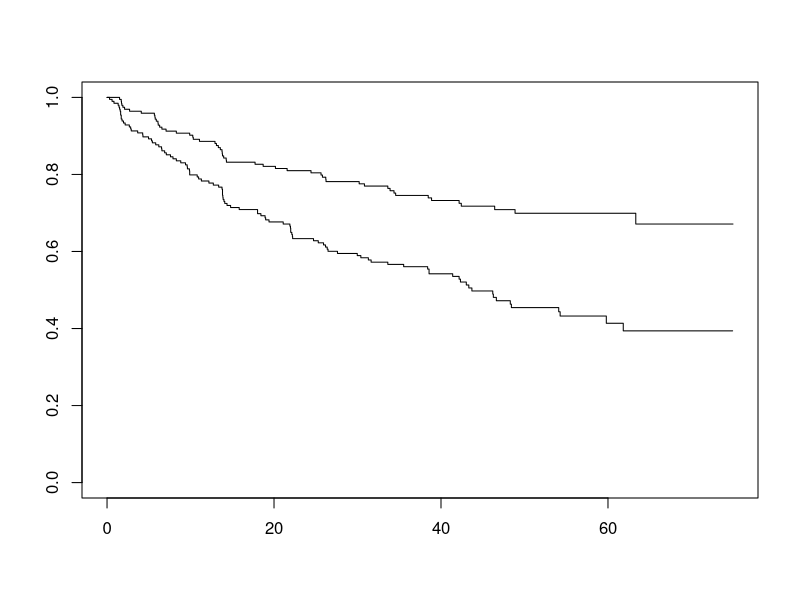
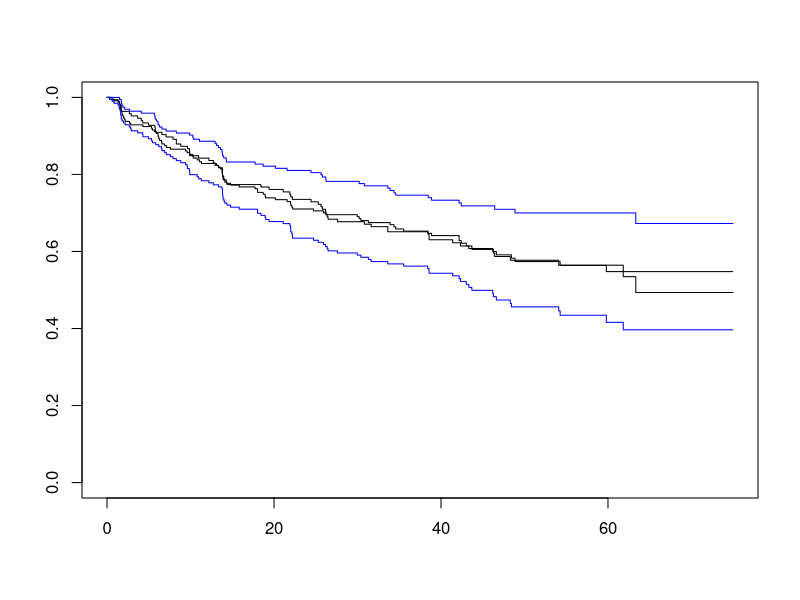

These charts were generated, in order, by the following R code: (Note: this script raises an error after producing the figures.)


library(survival)
library(gtools)
library(survMisc)
data <- survival::diabetic

# Kategoryzacja AGE
data$Age_cat=quantcut(data$age,q=4)
summary(data)

km = survfit(Surv(time, status) ~ trt, conf.type="plain", data=diabetic) # estymator KM
summary(km)
plot(km)

test.1=survdiff(Surv(time, status) ~ trt, data=diabetic, rho=1) # test Peto i Peto
test.1 # wniosek: zmienna inst nie jest istotnym predyktorem (na poziomie istotnosci alfa=0,05)
test.1=survdiff(Surv(time, status) ~ trt, rho=0, data=diabetic) # test log-rank
test.1

km = survfit(Surv(time, status) ~ laser, conf.type="plain", data=diabetic) # estymator KM
summary(km)
plot(km)

#estymator Nelsona-Aalena
Nels=survfit(Surv(time, status) ~ trt, conf.type ="log-log", type="fleming-harrington",data=diabetic) # estymator NA
summary(Nels)
lines(Nels,col="blue")
Nels2=survfit(Surv(time,cens) ~ 1, conf.type ="plain", type="fleming-harrington",data=diabetic) # estymator NA
lines(Nels2,col="grey")

#Test dla zmiennej laser. Widac, ze wartosc p jest wysoka. Zmienne nie sa rozne i nie wplywa na dlugosc zycia.
test.1=survdiff(Surv(time, status) ~ laser, data=diabetic, rho=1) # test Peto i Peto
test.1 # wniosek: zmienna inst nie jest istotnym predyktorem (na poziomie istotnoÅci alfa=0,05)
test.1=survdiff(Surv(time, status) ~ laser, rho=0, data=diabetic) # test log-rank
test.1

# To powyzej powtarzyc dla wszystkich predyktorow

#library(survMisc) # zbior testÃow dla roznych wag
t1=survfit(Surv(time, status) ~ trt,data=diabetic)
comp(ten(t1),p=c(0,1,1,0.5,0.5),q=c(1,0,1,0.5,2)) # roz¼ne wagi w testach Fleminga-Harringtona
# jako druga lista w przypadku zmiennej dychotomicznej sÄ wyÅwietlane testy Renyi
#kategoryzacja zmiennej wedÅug kwantyli i porÃ³wnywanie krzywych przeÅ¼ycia dla grup kwartylowych
t2 = ten(t1)
comp(t2,p=c(0,1,1,0.5,0.5),q=c(1,0,1,0.5,2))
b = attr(t2, "lrt") #lrw - obliczenia pomocnicze, lrt - test wilcoxona, sup - test supremum (koÅmogorowa, typu reni), tft - testy dla trendu dla zmiennej w skali porzÄdkowej
c = attr(t2, "sup")
cbind(b$W, b$pNorm, c$pSupBr)

#lrt bo mamy dla zmiennej skale dychotomiczna, tft dla porzadkowej, uzywamy 2 kolumny jesli sie nie przecinaja, trzeciej jesli sie przecinaja
#Dla modelu Cox robimy dla wszystkich istotnych zmiennych

### PORÓWNANIE RISK PARAMI
t2=ten(survfit(Surv(time,status)~risk, data=data[data$risk==9 | data$risk==8,]))
comp(t2,p=c(0,1,1,0.5,0.5),q=c(1,0,1,0.5,2))
b = attr(t2, 'lrt')
c = attr(t2, 'sup')
cbind(b$W, b$pChisq, c$pSupBr)
plot(survfit(Surv(time,status)~risk, data=data[data$risk==9 | data$risk==8,]))


Cox=coxph(Surv(time, status) ~ trt+laser+age+eye+risk, data=diabetic)
summary(Cox)
library(MASS)
stepAIC(Cox,direction="backward")
#Najlepiej wychodzi zestawinie zmiennych trt, eyeright, risk. Wartosc p jest najnizsza.

Cox=coxph(Surv(time,status)~trt+eye+risk, data=diabetic)
summary(Cox)

library(survMisc)
#Sa to miary r2. Im blizej 1 tym lepiej.
rsq(Cox)

#Wygooglac co one znacza
Cox$coefficients

Prop=cox.zph(Cox,transform="identity") # weryfikacja zalolenia proporcjonalno?ci
print(Prop)
plot(Prop)

#H0 - hazard jest proporcjonalny dla danej zmiennej w czasie

Prop=cox.zph(Cox,transform="rank") # weryfikacja za?o?enia proporcjonalno?ci
print(Prop)

Prop=cox.zph(Cox,transform="km") # weryfikacja zalozenia proporcjonalnoli
print(Prop)

reszty=resid(Cox, type="scaledsch") # graficzna weryfikacja zalozenia proporcjonalno?ci
Time=as.numeric(rownames(reszty))
zmienne=c("trt","eye","risk")
for (i in 1:3) 
{plot(log(Time), reszty[,i], xlab="ln(Czas)",main=zmienne[i],
      ylab="Skalowane reszty Schoenfelda",pch=20, cex=0.7)
  lines( smooth.spline(log(Time), reszty[,i] ), lwd=3 )
}

deviance=residuals(Cox,type="deviance")# jednostki odstajace
s=Cox$linear.predictors
plot(s,deviance,xlab="Liniowy predyktor",ylab="Reszty odchylen",cex=0.5, pch=20)
abline(h=3,lty=3)
data$deviance=deviance
c1=which(data$deviance>3)

# jednostki wplywowe
dfb=residuals(Cox,type="dfbeta")
n=dim(dfb)[1]
obs.nr=c(1:n)
for (j in 1:3) {
  plot(obs.nr,dfb[,j],xlab="Numer jednostki",ylab="Przyrost oceny parametru",
      main=zmienne[j])
  }
a1=which(dfb[,1]>(0.004)) #usunac te jednostki
a2=which(abs(dfb[,2])>(0.06))
a3=which(abs(dfb[,3])>(0.1))
